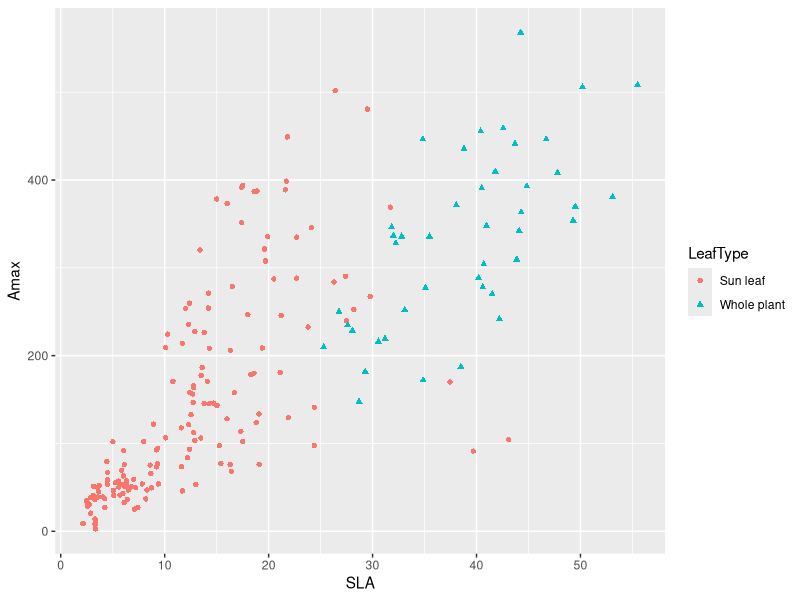
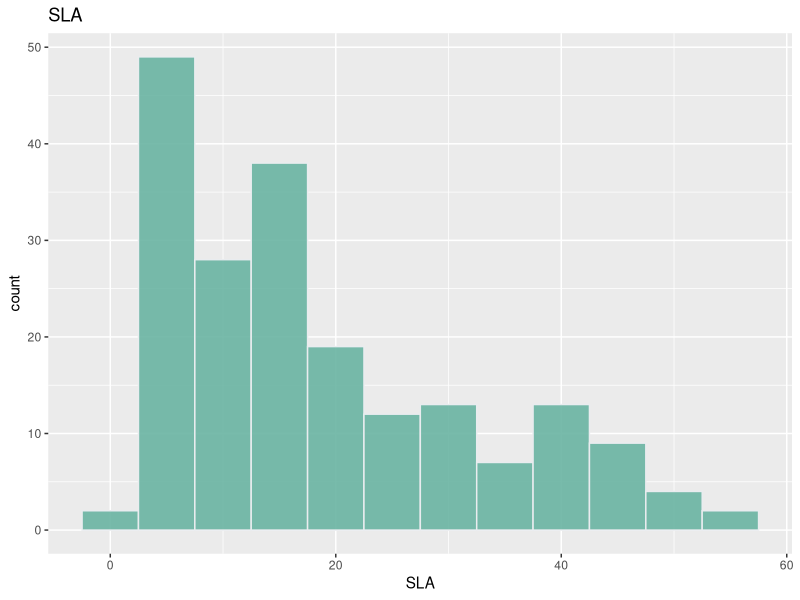
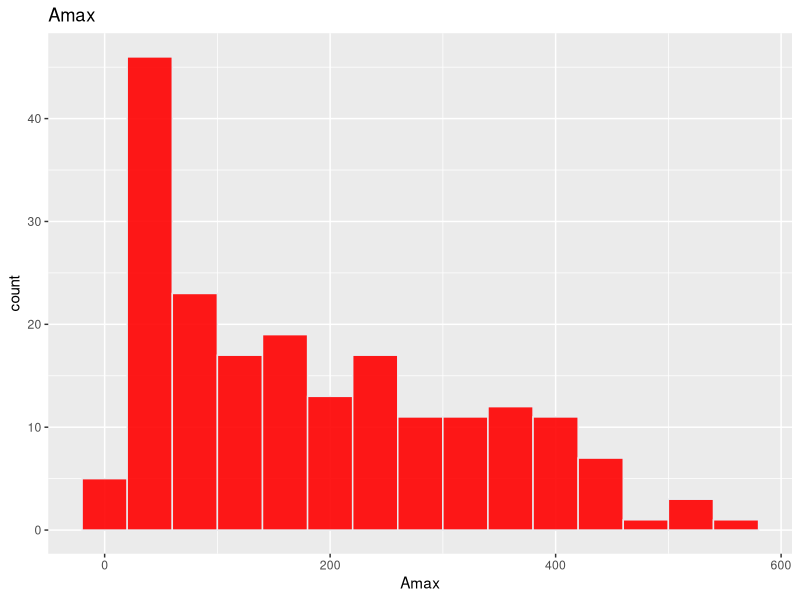
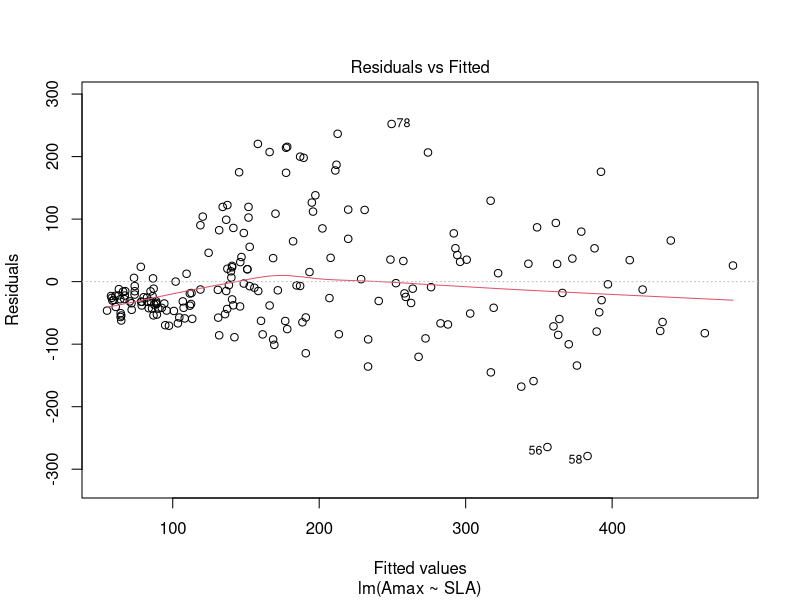
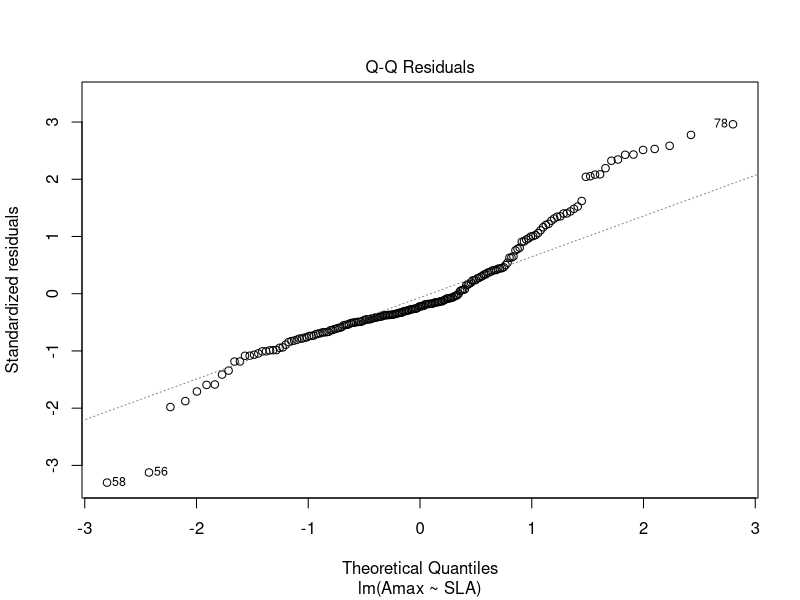
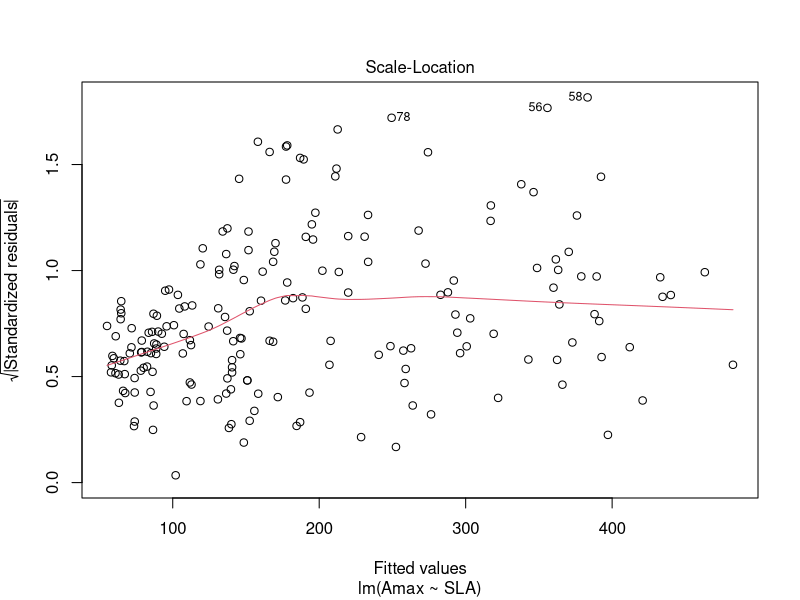
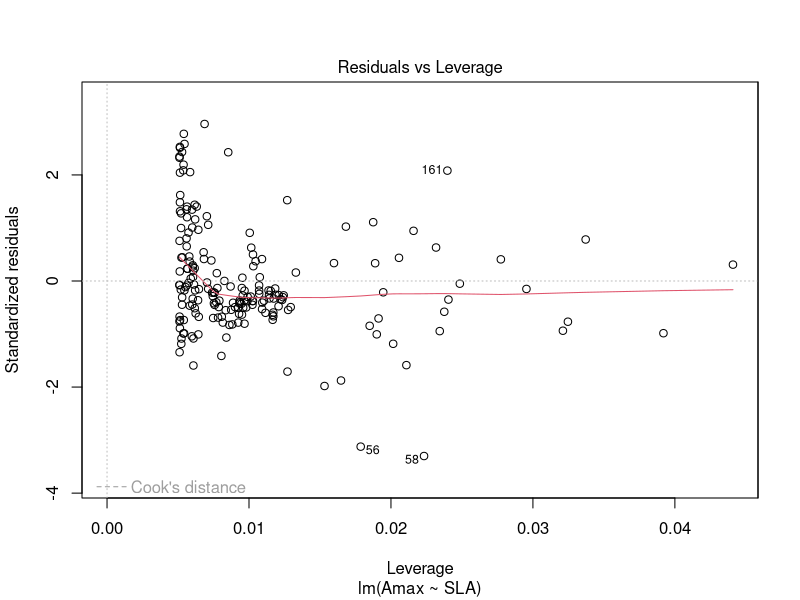
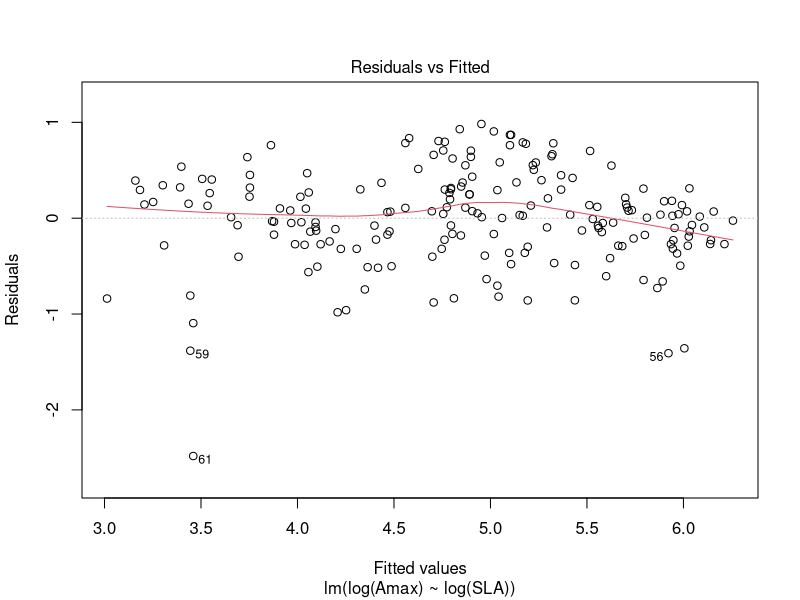

Here is the R script that generated these plots, in order:
## ---- chunk 1
# Read in the  data
photo <- read.csv("./photo.csv",header=T)
# display variable names and first lines
names(photo)
head(photo)
## ---- chunk 2
library(ggplot2)
ggplot(photo, aes(x=SLA, y=Amax, shape =LeafType, color=LeafType)) +
       geom_point()
ggplot(photo, aes(x=SLA)) +
    geom_histogram(binwidth=5, fill="#69b3a2", color="#e9ecef", alpha=0.9) +
    ggtitle("SLA")

ggplot(photo, aes(x=Amax)) +
    geom_histogram(binwidth=40, fill="red", color="#e9ecef", alpha=0.9) +
    ggtitle("Amax")

## ---- chunk 3
# Summary overview of `photo`
summary(photo) 
## ---- chunk 4
lr1 <- lm(Amax ~ SLA, data=photo, na.action=na.omit)
#par(mfrow=c(2,2))
plot(lr1)
summary(lr1)
## ---- chunk 5
# Fit an allometric relation
#.    ln(y) = a + b*ln(x)
lr2<-lm(log(Amax)~log(SLA),data=photo,na.action=na.omit)
plot(lr2)
summary(lr2)
